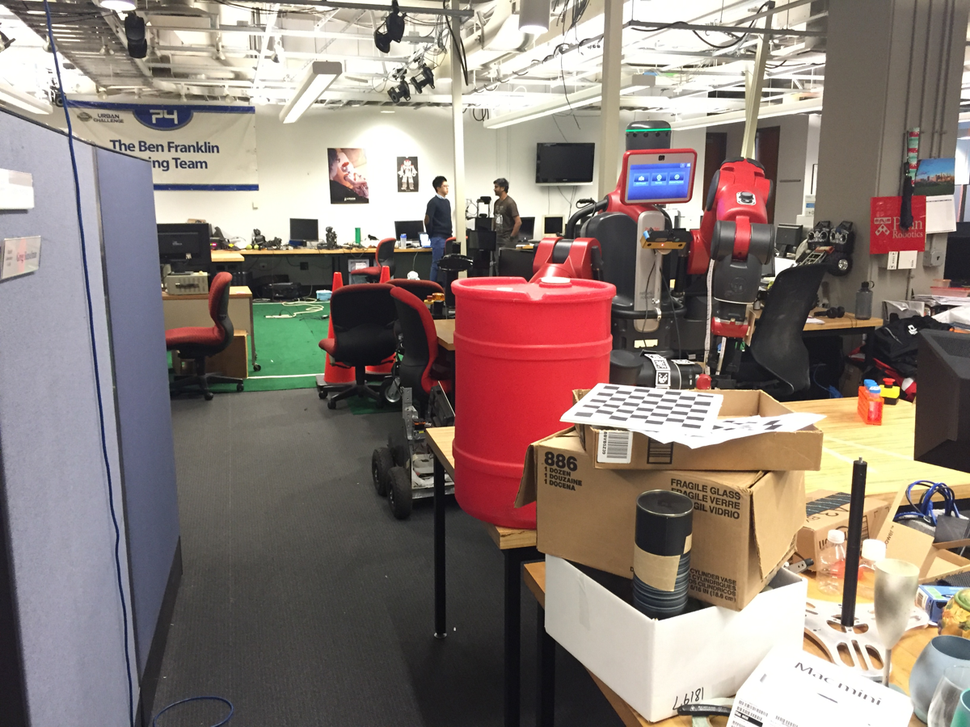
#> input picture input/001.png, 970 x 727 px, shrunk from 1200 x 900 before the run; its folder holds only this picture in this run
$ python segmentation_mask.py
#> lines starting #> are read from the running program, lines starting #| are printed output that depends on the picture; after the words box and inside, x2 and y2 are one past the last pixel; in counts of white or black regions, pixels touching at a corner belong together
import os
import matplotlib.pyplot as plt
import numpy as np
import cv2


def getImages():
    """
    Get images from the input folder
    Creates a generator to iterate over the images
    Sends the image and the name of the image as a tuple
    """
    # if folder does not exist, return
    if not os.path.exists(r"./input"):
        return

    for img in os.listdir(r"./input"):
        # changes the image from BGR to RGB
        yield (cv2.cvtColor(cv2.imread(r"./input/"+img), cv2.COLOR_BGR2RGB), img)


class SegmentationMask:
    def __init__(self):
        self.mask = None # mask for the image as a numpy matrix
        self.stack = [] # contour stack

        # boundaries for orange color range values
        self.lower = np.array([150, 100, 20])
        self.upper = np.array([180, 255, 255])

    def maskify(self, img):
        """
        create a mask for the image
        """
        # RGB to HSV
        HSVImg = cv2.cvtColor(img, cv2.COLOR_RGB2HSV)
#> HSVImg: shape (727, 970, 3); mean H, S, V 58, 48.6, 143.9

        # create a mask for the orange color
        self.mask = cv2.inRange(HSVImg, self.lower, self.upper)
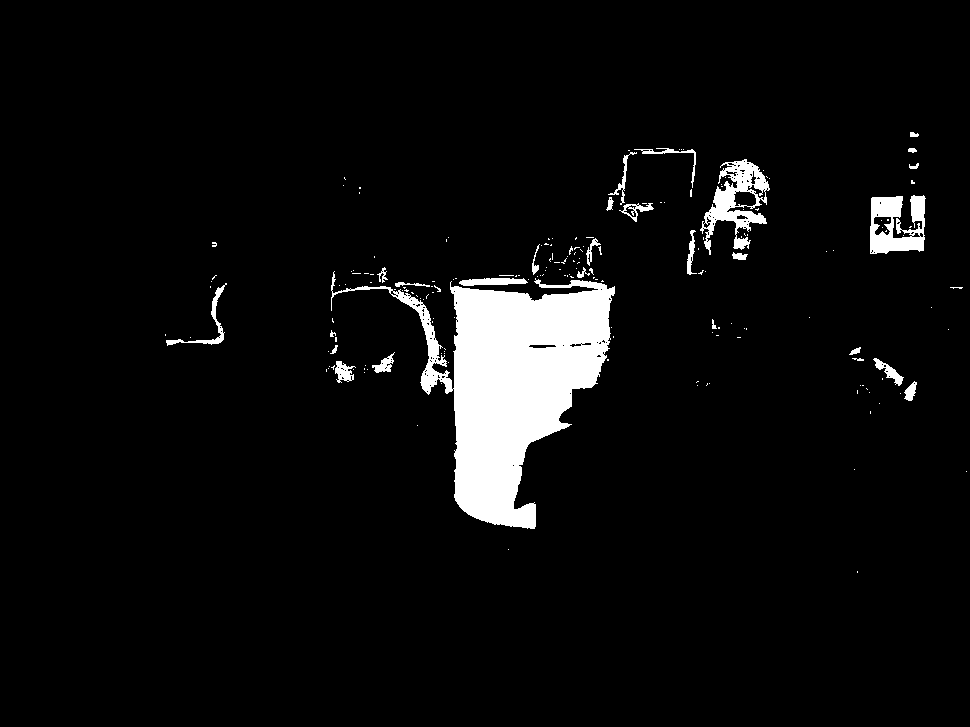
#> self.mask: shape (727, 970); 5.2% white; 189 white regions (161 under 20 px)

        # find all the contours in the mask
        contour, _ = cv2.findContours(
            self.mask, cv2.RETR_TREE, cv2.CHAIN_APPROX_NONE)
#> contour = 342 contours, 306 with area under 20; largest, box (x1, y1, x2, y2) and area: (331, 271, 615, 529) 27258, (700, 159, 770, 255) 2783, (870, 195, 926, 254) 2250, (459, 278, 528, 286) 338, (166, 283, 227, 346) 333

        # get the biggest contour size
        biggest_area = -1
        for con in contour:
            area = cv2.contourArea(con)
            if biggest_area < area:
                biggest_area = area
#> this loop made 342 passes
#> (area, biggest_area) on passes 18, 32, 42, 100, 112, 131: (127.5, 127.5), (225.5, 225.5), (234, 234), (333, 333), (337.5, 337.5), (27257.5, 27257.5)
#> area on pass 50: 180.5
#> after the loop, biggest_area = 27257.5

        # add contours that are at least 30% of the biggest contour
        self.stack = []
        for con in contour:
            if cv2.contourArea(con) > 0.3 * biggest_area:
                self.stack.append(con)
#> this loop made 342 passes
#> con on passes 1 to 3: [[857, 571], [857, 572]], [[508, 549]], [[966, 471]]
#> after the loop, self.stack = 1 contour; box (x1, y1, x2, y2) and area: (331, 271, 615, 529) 27258

        # reset the mask
        self.mask = np.zeros(self.mask.shape, np.uint8)
        # draw the contours on the mask
        self.mask = cv2.drawContours(self.mask, self.stack, -1, 255, -1)
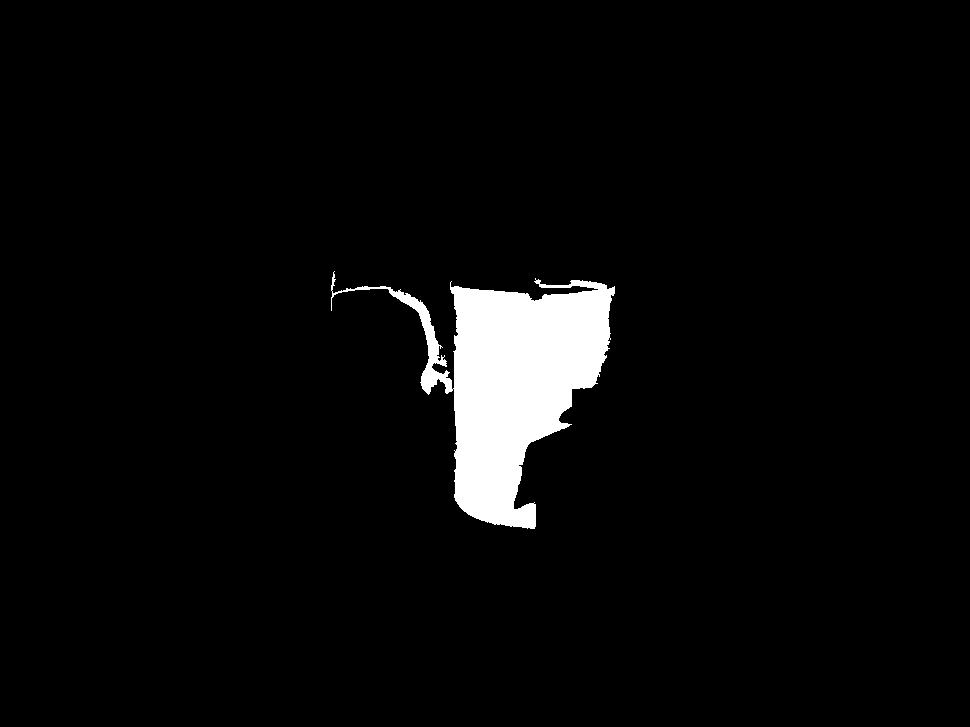
#> self.mask: shape (727, 970); 4% white; 1 white region, box (x1, y1, x2, y2) and area: (331, 271, 615, 529) 28021
        # add some padding to the mask
        self.mask = cv2.dilate(self.mask, np.ones(
            (5, 5), np.uint8), iterations=1)
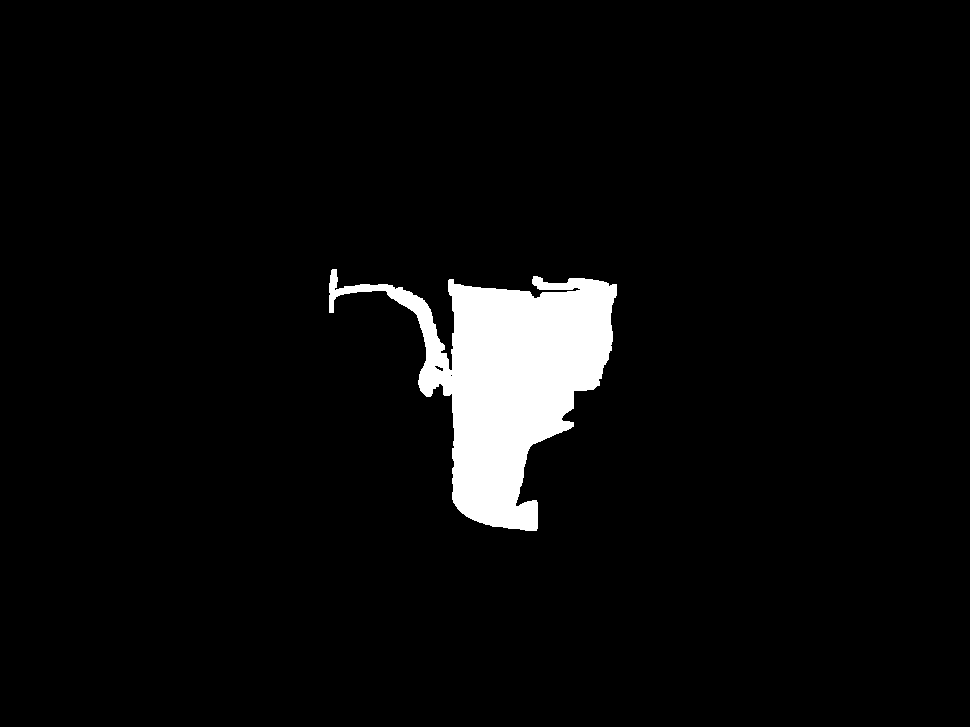
#> self.mask: shape (727, 970); 4.5% white; 1 white region, box (x1, y1, x2, y2) and area: (329, 269, 617, 531) 31724
        # binary to RGB
        self.mask = np.array([[np.zeros(3) if self.mask[i][j] != 255 else np.array([255, 255, 255])
                               for j in range(len(self.mask[0]))] for i in range(len(self.mask))])

    def ShowImage(self, img, mask):
        """
        show the images
        """
        fig, axs = plt.subplots(1, 2)
        self.axs = axs
        axs[0].axis("off")
        axs[0].imshow(mask)
        axs[1].imshow(img)
        axs[1].axis("off")
        plt.show()


def main():
    """
    Main function
    Iterates over the images in the input folder
    and creates a mask for each image,
    then stores the mask in the output folder
    """
    # if output folder does not exist, create it
    if not os.path.exists(r"./output"):
        os.mkdir(r"./output")
    # create a SegmentationMask object
    seg = SegmentationMask()
    for img in getImages():
        # label the image with the closest color
        seg.maskify(img[0])

        # seg.ShowImage(img[0], seg.mask)

        # save image to output folder
        cv2.imwrite(r"./output/"+img[1], seg.mask)


if __name__ == "__main__":
    main()

$ run again, on input/007.png
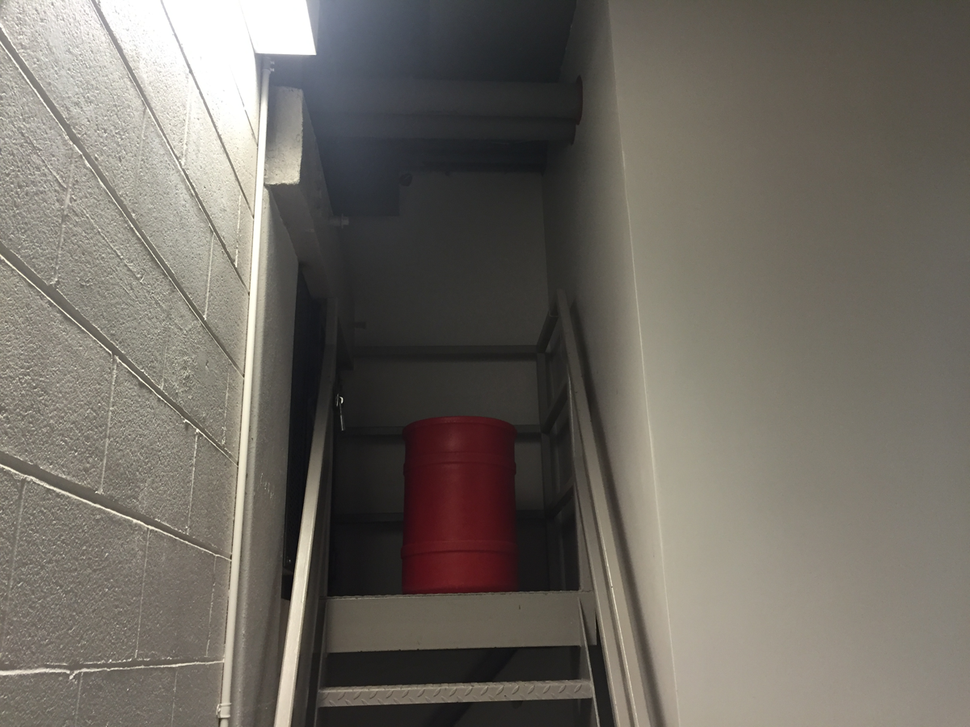
#> input picture input/007.png, 970 x 727 px, shrunk from 1200 x 900 before the run
#> HSVImg: shape (727, 970, 3); mean H, S, V 34.2, 34.4, 113
#> in maskify, `self.mask = cv2.inRange(HSVImg, self.lower, self.upper)`:
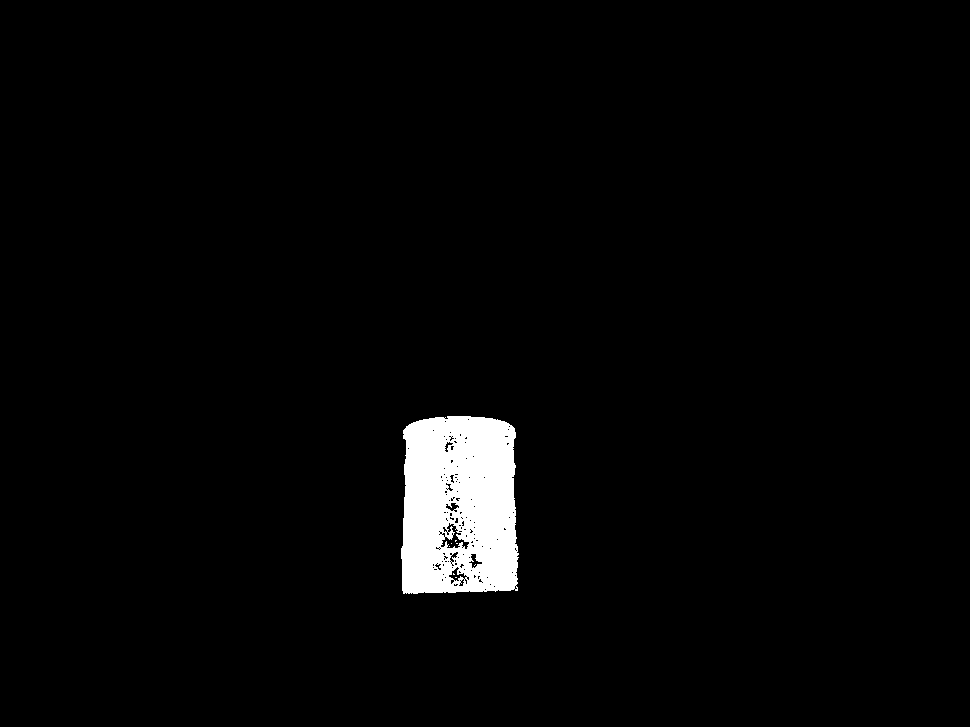
#> self.mask: shape (727, 970); 2.6% white; 8 white regions (7 under 20 px)
#> contour = 159 contours, 148 with area under 20; largest, box (x1, y1, x2, y2) and area: (401, 416, 519, 594) 19116, (440, 522, 470, 550) 326, (448, 566, 468, 582) 120, (468, 553, 483, 569) 97, (445, 502, 460, 512) 74
#> the loop in maskify, `for con in contour:` made 159 passes
#> (area, biggest_area) on pass 1: (19115.5, 19115.5)
#> after the loop in maskify, `for con in contour:`: biggest_area = 19115.5
#> the loop in maskify, `for con in contour:` made 159 passes
#> con on passes 2, 4, 5: [[484, 589], [485, 588], [486, 589], [485, 590]], [[493, 586], [494, 585], [495, 586], [494, 587]], [[489, 584], [490, 583], [491, 584], [490, 585]]
#> after the loop in maskify, `for con in contour:`: self.stack = 1 contour; box (x1, y1, x2, y2) and area: (401, 416, 519, 594) 19116
#> in maskify, `self.mask = cv2.dilate(self.mask, np.ones( (5, 5), np.uint8), iteratio..`:
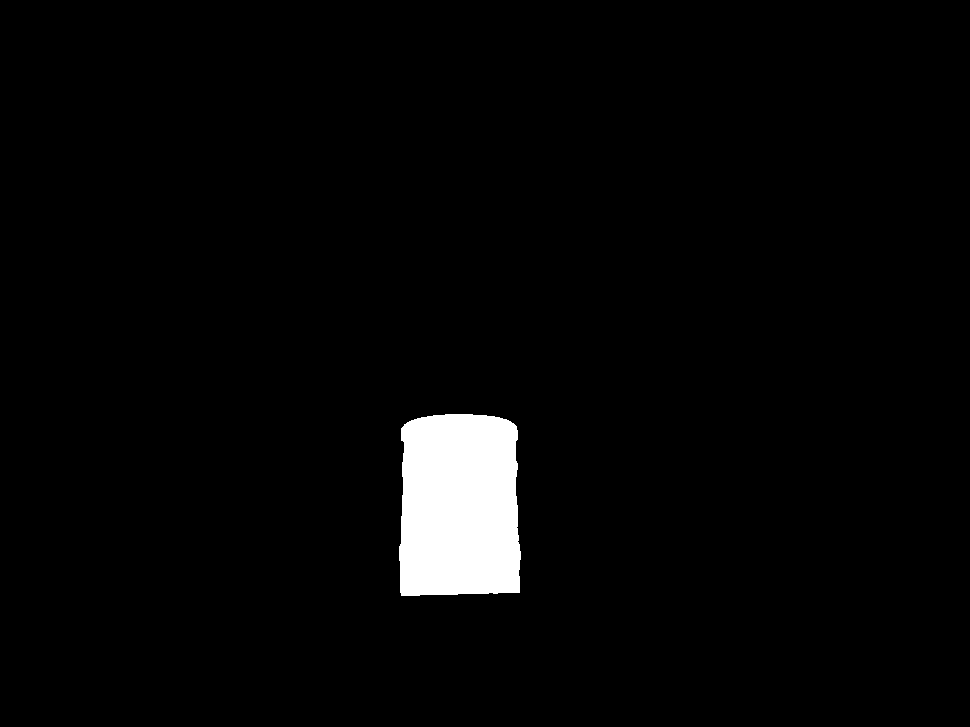
#> self.mask: shape (727, 970); 2.9% white; 1 white region, box (x1, y1, x2, y2) and area: (399, 414, 521, 596) 20695

$ run again, on input/002.png
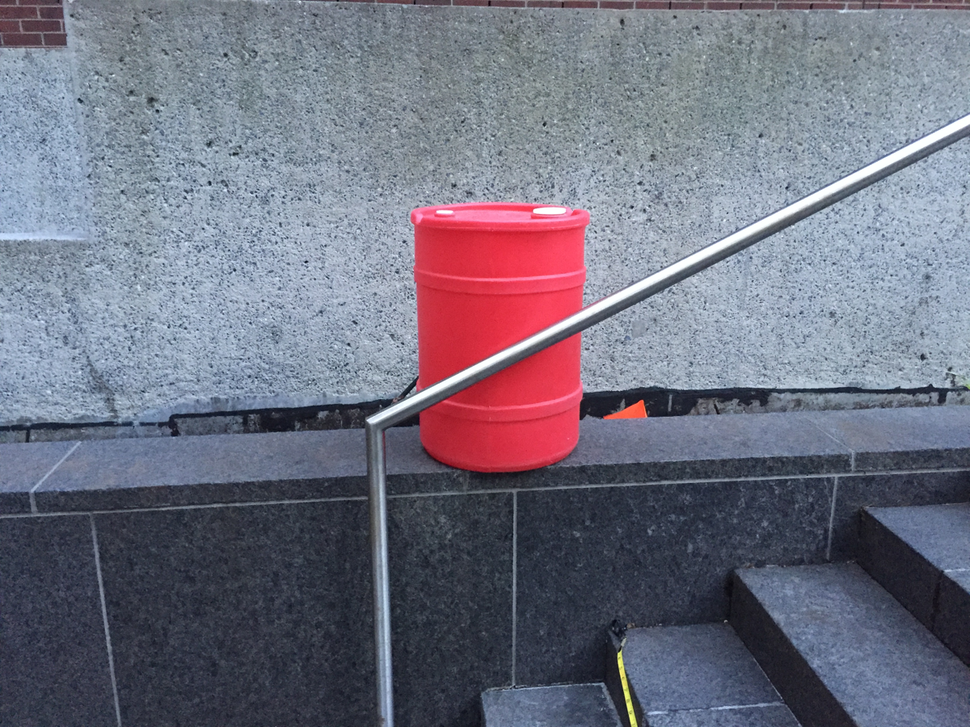
#> input picture input/002.png, 970 x 727 px, shrunk from 1200 x 900 before the run
#> HSVImg: shape (727, 970, 3); mean H, S, V 112.9, 61.4, 136.1
#> in maskify, `self.mask = cv2.inRange(HSVImg, self.lower, self.upper)`:
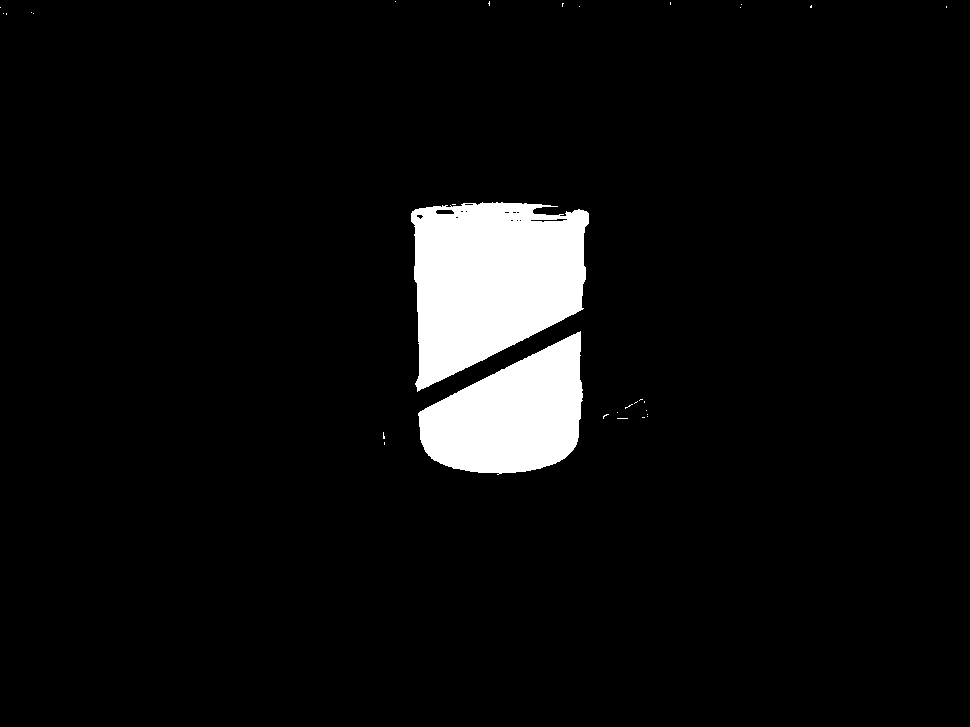
#> self.mask: shape (727, 970); 5.6% white; 30 white regions (28 under 20 px)
#> contour = 43 contours, 38 with area under 20; largest, box (x1, y1, x2, y2) and area: (411, 202, 589, 392) 23942, (418, 331, 583, 475) 15075, (435, 209, 455, 215) 86, (530, 218, 568, 223) 80, (416, 214, 424, 220) 22
#> the loop in maskify, `for con in contour:` made 43 passes
#> (area, biggest_area) on passes 14, 16: (15075, 15075), (23941.5, 23941.5)
#> after the loop in maskify, `for con in contour:`: biggest_area = 23941.5
#> the loop in maskify, `for con in contour:` made 43 passes
#> con on passes 1, 4, 5, 6, 8, 9, 11, 17: [[384, 442], [384, 443], [384, 444], [384, 443]], [[642, 417], [643, 417], [644, 417], [643, 417]], [[647, 416]], [[647, 414]], [[617, 412]], [[646, 410]], [[644, 401], [644, 402]], [[519, 220], [520, 219], [521, 220], [520, 221]]
#> after the loop in maskify, `for con in contour:`: self.stack = 2 contours; box (x1, y1, x2, y2) and area: (411, 202, 589, 392) 23942, (418, 331, 583, 475) 15075
#> in maskify, `self.mask = cv2.dilate(self.mask, np.ones( (5, 5), np.uint8), iteratio..`:
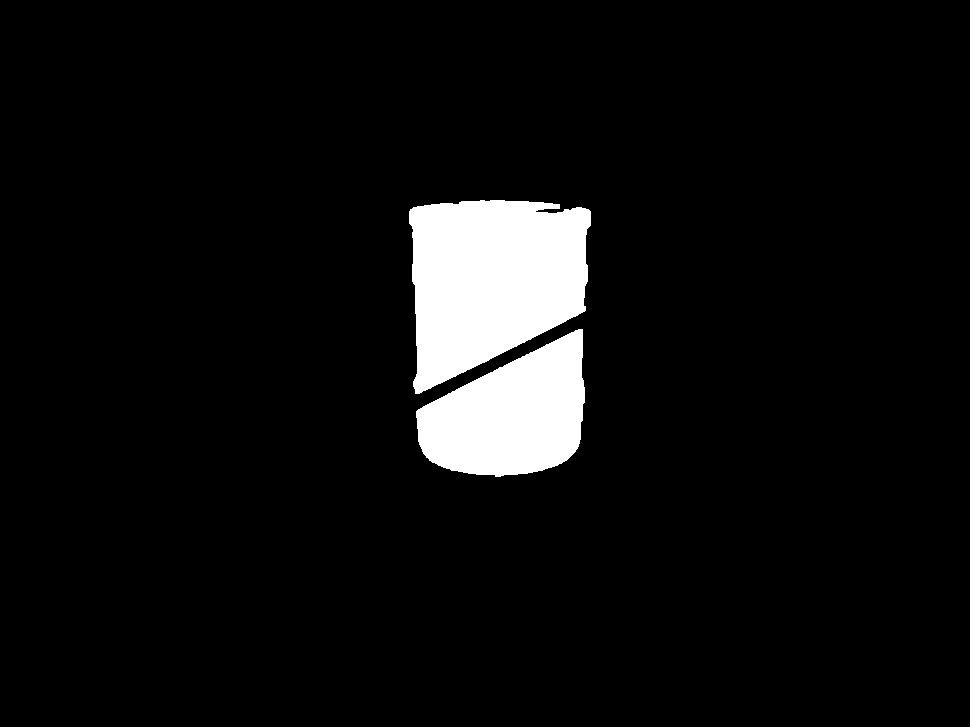
#> self.mask: shape (727, 970); 6% white; 2 white regions, box (x1, y1, x2, y2) and area: (409, 200, 591, 394) 25987, (416, 329, 585, 477) 16577
